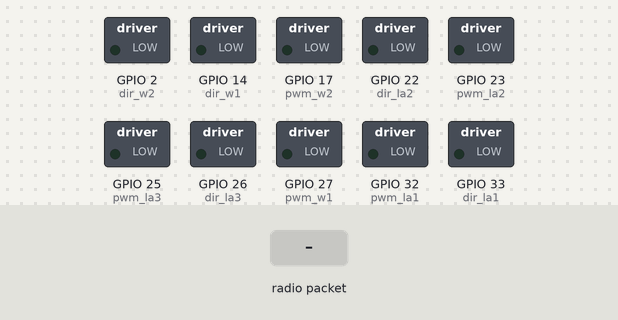
Bench run of a sketch on a simulated ESP32. Shown: switched loads named in the sketch (green lamp = pin HIGH). The test bench sets the inputs (shaded band). What the sketch prints to the serial monitor is not drawn.

Above: at 1.2 s.
1.3 s: radio packet "1" arrives
At 1.46 s:
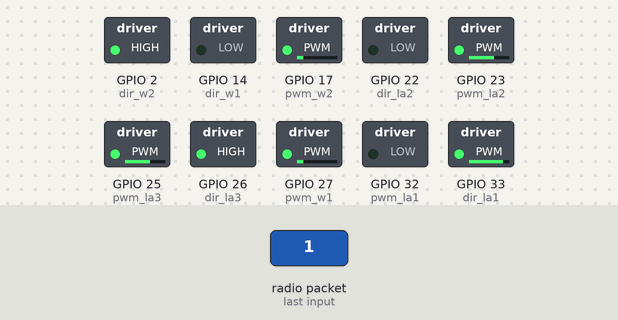
4.3 s: radio packet "0" arrives
At 4.54 s:
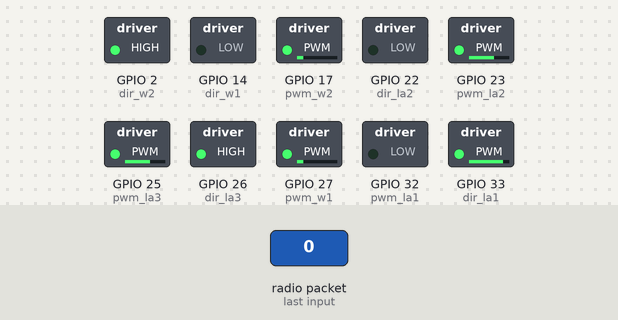
Timing chart, 0 to 13.3 s (numbered marks = the images above; inputs shaded):
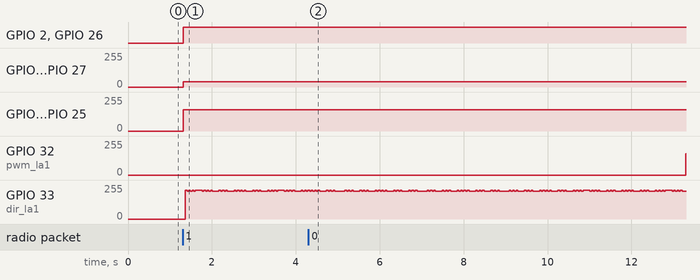

The sketch:

incomplete_robotic_arm.ino
```cpp
#include <esp_now.h>
#include <WiFi.h>
#include <esp_wifi.h>

uint8_t joystick1_x = 0;
uint8_t joystick1_y = 0;
uint8_t Button1 = 0;

uint8_t joystick2_x = 0;
uint8_t joystick2_y = 0;
uint8_t Button2 = 0;

uint8_t joystick3_x = 0;
uint8_t joystick3_y = 0;
uint8_t Button3 = 0;

uint8_t slide1 = 0;
uint8_t slide2 = 0;

uint8_t payload[11];

// Callback function to handle received data
void OnDataRecv(const uint8_t * mac, const uint8_t *incomingData, int len) {
  memcpy(&payload, incomingData, sizeof(payload));
  Serial.print("Bytes received: ");
  Serial.println(len);
}


int dir_la1=33; //la 1
int dir_la2=22; //la 2
int dir_la3=26; //la 3
int pwm_la1=32; //la 1
int pwm_la2=23; //la 2
int pwm_la3=25; //la 3
//wrist
int pwm_w1=27;
int dir_w1=14;
int pwm_w2=17;
int dir_w2=2;
//gripper
int pwm_g=32;
int dir_g=33;
int freq = 4000;
int res = 8;
int pwm=160;
int pwm_ef=40;
char cmd_la1;
char cmd_la2;
char cmd_la3;
char cmd_wrist;
char cmd_gripper;

uint8_t newMACAddress[] = {0xEC, 0x64, 0xC9, 0x5E, 0x11, 0x3C}; //setting a new mac address

void setup() {

  Serial.begin(115200);

  WiFi.mode(WIFI_STA);

  //Change ESP32 Mac Address
  esp_err_t err = esp_wifi_set_mac(WIFI_IF_STA, &newMACAddress[0]);
  if (err == ESP_OK) {
    Serial.println("Success changing Mac Address");
  }

  if (esp_now_init() != ESP_OK) {
    Serial.println("Error initializing ESP-NOW");
    return;
  }

   //linear actuators
  pinMode(dir_la1,OUTPUT);
  pinMode(pwm_la1,OUTPUT);
  pinMode(dir_la2,OUTPUT);
  pinMode(pwm_la2,OUTPUT);
  pinMode(dir_la3,OUTPUT);
  pinMode(pwm_la3,OUTPUT);
  //wrist motors
  pinMode(pwm_w1,OUTPUT);
  pinMode(dir_w1,OUTPUT);
  pinMode(pwm_w2,OUTPUT);
  pinMode(dir_w2,OUTPUT);
  //gripper
  pinMode(pwm_g,OUTPUT);
  pinMode(dir_g,OUTPUT);
  //pwm channels
  ledcAttach(pwm_la1,freq,res);
  ledcAttach(pwm_la2,freq,res);
  ledcAttach(pwm_la3,freq,res);
  ledcAttach(pwm_w1,freq,res);
  ledcAttach(pwm_w2,freq,res);
  ledcAttach(pwm_g,freq,res);

  assignFromPayload(payload);
  resetPayload(payload);

  // Register callback to receive data
  esp_now_register_recv_cb(esp_now_recv_cb_t(OnDataRecv));
}

void loop() {
  assignFromPayload(payload);
  // Print received payload data
  Serial.println("payload:");
  Serial.print(joystick1_x); Serial.print(", "); Serial.print(joystick1_y);  Serial.print(", "); Serial.println(Button1);
  Serial.print(joystick2_x); Serial.print(", "); Serial.print(joystick2_y);  Serial.print(", "); Serial.println(Button2);
  Serial.print(joystick3_x); Serial.print(", "); Serial.print(joystick3_y);  Serial.print(", "); Serial.println(Button3);
  Serial.print(slide1); Serial.print(", "); Serial.println(slide2);

  Serial.println("  ");
  Serial.println("  ");
  Serial.println("  ");

  //if (slide1) {
    // encoding
    if ((joystick1_x >= 0) && (joystick1_x < 5)) cmd_la1 = 'g';
    else if ((joystick1_x > 250) && (joystick1_x <= 255)) cmd_la1 = 't';
    else cmd_la1 = 'x';

    if ((joystick2_x >= 0) && (joystick2_x < 5)) cmd_la2 = 'h';
    else if ((joystick2_x > 250) && (joystick2_x <= 255)) cmd_la2 = 'y';
    else cmd_la2 = 'x';

    if ((joystick3_x >= 0) && (joystick3_x < 5)) cmd_la3 = 'u';
    else if ((joystick3_x > 250) && (joystick3_x <= 255)) cmd_la3 = 'j';
    else cmd_la3 = 'x';

    if ((joystick1_y >= 0) && (joystick1_y < 5)) cmd_wrist = 'a';
    else if ((joystick1_y > 250) && (joystick1_y <= 255)) cmd_wrist = 'd';
    else if ((joystick2_y >= 0) && (joystick2_y < 5)) cmd_wrist = 's';
    else if ((joystick2_y > 250) && (joystick2_y <= 255)) cmd_wrist = 'w';
    else cmd_wrist = 'x';

    if ((joystick3_y >= 0) && (joystick3_y < 5)) cmd_gripper = 'r';
    else if ((joystick3_y > 250) && (joystick3_y <= 255)) cmd_gripper = 'f';
    else cmd_gripper = 'x';


    // LA1
    switch(cmd_la1){
      case('t'):
        Serial.println("t");
        digitalWrite(dir_la1,HIGH);
        ledcWrite(pwm_la1,200);
        break;

      case('g'):
        Serial.println("g");
        digitalWrite(dir_la1,LOW);
        ledcWrite(pwm_la1,200);
        break;

      case('x'):
        Serial.println('LA1 off');
        ledcWrite(pwm_la1,0);
        break;
    }

    // LA2
    switch(cmd_la2){
      case('y'):
        Serial.println("y");
        digitalWrite(dir_la2,HIGH);
        ledcWrite(pwm_la2,pwm);
        break;

      case('h'):
        Serial.println("h");
        digitalWrite(dir_la2,LOW);
        ledcWrite(pwm_la2,pwm);
        break;

      case('x'):
        Serial.println('LA2 off');
        ledcWrite(pwm_la2,0);
        break;
    }

    // LA 3
    switch(cmd_la3){
      case('u'):
        Serial.println("u");
        digitalWrite(dir_la3,HIGH);
        ledcWrite(pwm_la3,pwm);
        break;

      case('j'):
        Serial.println("j");
        digitalWrite(dir_la3,LOW);
        ledcWrite(pwm_la3,pwm);
        break;

      case('x'):
        Serial.println('LA3 off');
        ledcWrite(pwm_la3,0);
        break;
    }

    // WRIST
    switch(cmd_wrist){
      case('w'):
        Serial.println("w");
        digitalWrite(dir_w1,HIGH);
        digitalWrite(dir_w2,HIGH);
        ledcWrite(pwm_w1, pwm_ef);
        ledcWrite(pwm_w2, pwm_ef);
        break;

      case('s'):
        Serial.println("s");
        digitalWrite(dir_w1,LOW);
        digitalWrite(dir_w2,LOW);
        ledcWrite(pwm_w1, pwm_ef);
        ledcWrite(pwm_w2, pwm_ef);
        break;

      case('a'):
        Serial.println("a");
        digitalWrite(dir_w1,LOW);
        digitalWrite(dir_w2,HIGH);
        ledcWrite(pwm_w1, pwm_ef);
        ledcWrite(pwm_w2, pwm_ef);
        break;

      case('d'):
        Serial.println("d");
        digitalWrite(dir_w1, HIGH);
        digitalWrite(dir_w2,LOW);
        ledcWrite(pwm_w1, pwm_ef);
        ledcWrite(pwm_w2, pwm_ef);
        break;

      case('x'):
        Serial.println("wrist off");
        ledcWrite(pwm_w1, 0);
        ledcWrite(pwm_w2, 0);
        break;
    }

    // GRIPPER
    switch(cmd_gripper){
      case('r'):
        Serial.println("r");
        digitalWrite(dir_g,HIGH);
        ledcWrite(pwm_g,pwm);
        break;

      case('f'):
        Serial.println("f");
        digitalWrite(dir_g,LOW);
        ledcWrite(pwm_g,pwm);
        break;

      case('x'):
        Serial.println('wrist off');
        ledcWrite(pwm_g,0);
        break;
    }
  //}
}

void assignFromPayload(uint8_t payload[11]) {
  slide2 = payload[0];
  slide1 = payload[1];

  Button3 = payload[2];
  joystick3_y = payload[3];
  joystick3_x = payload[4];

  Button2 = payload[5];
  joystick2_y = payload[6];
  joystick2_x = payload[7];

  Button1 = payload[8];
  joystick1_y = payload[9];
  joystick1_x = payload[10];
}

void resetPayload(uint8_t payload[11]) {
  payload[0] = 0;
  payload[1] = 0;
  payload[2] = 0;
  payload[3] = 128;
  payload[4] = 128;
  payload[5] = 0;
  payload[6] = 128;
  payload[7] = 128;
  payload[8] = 0;
  payload[9] = 128;
  payload[10] = 128;
}
```

Measured:
- after the input at 1.3 s, GPIO 2 (dir_w2), GPIO 26 (dir_la3): LOW → HIGH at once; GPIO 17 (pwm_w2), GPIO 27 (pwm_w1): 0/255 → 40/255 at once; GPIO 23 (pwm_la2), GPIO 25 (pwm_la3): 0/255 → 159/255 at once
- after the input at 4.3 s, GPIO 32 (pwm_la1): stays 0/255 (without the input it goes to 159/255 after 3.5 s)
